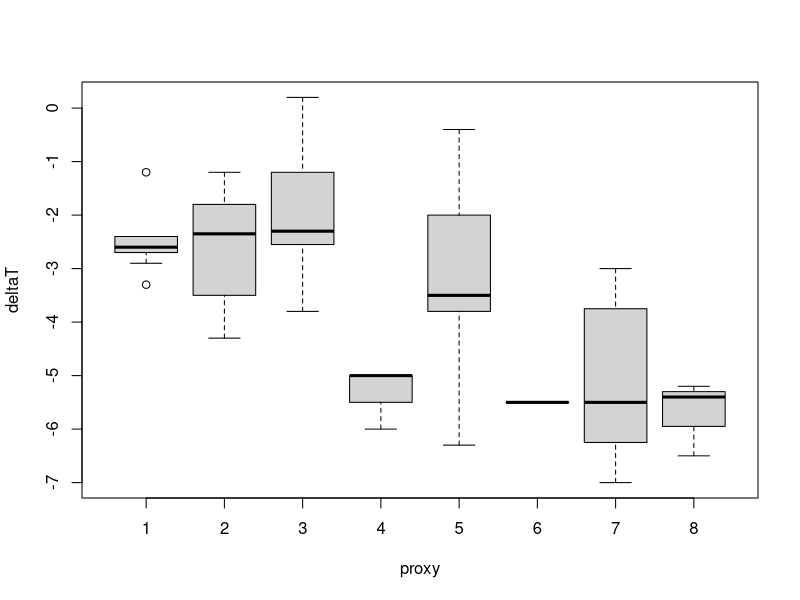

Recreate this plot in R.
# Linear Models - Prof Mueller - HW3

library(Matrix)

RunModel <- function(data) {
  # Gets file and data, and runs linear model.
  #
  # Args:
  #   data: The data frame used for analysis.
  #
  # Returns:
  #   model: A linear model fit object.
  setwd("~/Google Drive/2. SPRING 2015/LIN.MOD. - Prof Mueller/hw3")
  file.contents <- read.table("hw3data.txt", header=T)
  data <- file.contents
  attach(data)
  model <- lm(deltaT ~ factor(proxy)*poly(latitude, 2), data=data, weights=1/sdev^2)
  m2 <- lm(deltaT ~ T.M*poly(latitude, 2), data=data, weights=1/sdev^2)
  
  X = model.matrix(deltaT ~ factor(proxy)*poly(latitude, 2), data=data)
  
  boxplot(deltaT ~ proxy)
  
  return (model)
}
  
PrepData <- function() {
  # Gets file and data, and prepares extra columns needed for analysis.
  #
  # Args:
  #   NA: None.
  #
  # Returns:
  #   data: A data frame ready for analysis.
  setwd("~/Google Drive/2. SPRING 2015/LIN.MOD. - Prof Mueller/hw3")
  file.contents <- read.table("hw3data.txt", header=T)
  data <- file.contents
  attach(data)
  
  # Add different intercept for each proxy requires a dummy variable per proxy.
  data$p1 <- ifelse(proxy==1, 1, 0)
  data$p2 <- ifelse(proxy==2, 1, 0)
  data$p3 <- ifelse(proxy==3, 1, 0)
  data$p4 <- ifelse(proxy==4, 1, 0)
  data$p5 <- ifelse(proxy==5, 1, 0)
  data$p6 <- ifelse(proxy==6, 1, 0)
  data$p7 <- ifelse(proxy==7, 1, 0)
  data$p8 <- ifelse(proxy==8, 1, 0)
  
  # Add latitude squared.
  data$latsq <- latitude*latitude
  
  # Add weight, where unnormalized weight = 1/var, and then normalize.
  data$var <- sdev*sdev
  data$inv.var <- 1/(data$var)
  sum.of.inv.vars <- sum(data$inv.var)
  data$weight <- data$inv.var/sum.of.inv.vars
  
  return (data)
}

data <- PrepData()
model <- RunModel(data)
